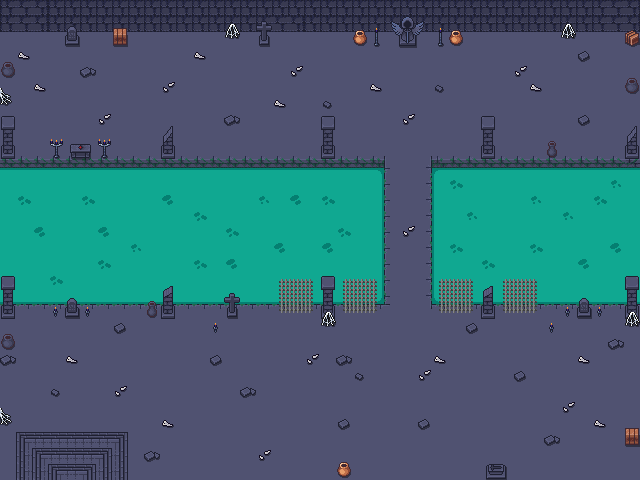

Below is a game level as drawn by its tile map, then a one-line description and the .tmx that defines it (tile-layer data replaced by summaries):
An orthogonal 40x30 tile map with 16x16 px tiles, 3 tile layers (Tile Layer 1, Tile Layer 2, Tile Layer 3), 9 tilesets and 31 objects.

<map version="1.10" tiledversion="1.11.2" orientation="orthogonal" renderorder="right-down" width="40" height="30" tilewidth="16" tileheight="16" infinite="0" nextlayerid="6" nextobjectid="40">
 <editorsettings>
  <export target="../../maps/dungeon_map_2.json" format="json" />
 </editorsettings>
 <tileset firstgid="1" name="Dungeon_2_Pillars" tilewidth="16" tileheight="16" tilecount="9" columns="3">
  <image source="Cute_Fantasy_Dungeons/Dungeon_2/Dungeon_2_Pillars.png" width="48" height="48" />
 </tileset>
 <tileset firstgid="10" name="Dungeon_2" tilewidth="16" tileheight="16" tilecount="156" columns="13">
  <image source="Cute_Fantasy_Dungeons/Dungeon_2/Dungeon_2.png" width="208" height="192" />
 </tileset>
 <tileset firstgid="166" name="Dungeon_2_Stairs" tilewidth="16" tileheight="16" tilecount="9" columns="3">
  <image source="Cute_Fantasy_Dungeons/Dungeon_2/Dungeon_2_Stairs.png" width="48" height="48" />
 </tileset>
 <tileset firstgid="175" name="Dungeon_2_Stairs_Down" tilewidth="16" tileheight="16" tilecount="1" columns="1">
  <image source="Cute_Fantasy_Dungeons/Dungeon_2/Dungeon_2_Stairs_Down.png" width="16" height="16" />
 </tileset>
 <tileset firstgid="176" name="Dungeon_2_Sewer_Tileset" tilewidth="16" tileheight="16" tilecount="65" columns="13">
  <image source="Cute_Fantasy_Dungeons/Dungeon_2/Dungeon_2_Sewer_Tileset.png" width="208" height="80" />
 </tileset>
 <tileset firstgid="241" name="Sewer_Water_Decor" tilewidth="16" tileheight="16" tilecount="3" columns="3">
  <image source="Cute_Fantasy_Dungeons/Objects/Sewer_Water_Decor.png" width="48" height="16" />
 </tileset>
 <tileset firstgid="244" name="Small_Wooden_Bridge" tilewidth="16" tileheight="16" tilecount="5" columns="5">
  <image source="Cute_Fantasy_Dungeons/Objects/Small_Wooden_Bridge.png" width="80" height="16" />
 </tileset>
 <tileset firstgid="249" name="Metal_Grills" tilewidth="16" tileheight="16" tilecount="24" columns="6">
  <image source="Cute_Fantasy_Dungeons/Objects/Metal_Grills.png" width="96" height="64" />
 </tileset>
 <tileset firstgid="273" name="Dungeon_Objects" tilewidth="16" tileheight="16" tilecount="54" columns="9">
  <image source="Cute_Fantasy_Dungeons/Objects/Dungeon_Objects.png" width="144" height="96" />
 </tileset>
 <layer id="1" name="Tile Layer 1" width="40" height="30">
  <data>[1200 cells, 1200 non-empty, 37 distinct tile ids]</data>
 </layer>
 <layer id="2" name="Tile Layer 2" width="40" height="30">
  <data>[1200 cells, 95 non-empty, 21 distinct tile ids]</data>
 </layer>
 <layer id="3" name="Tile Layer 3" width="40" height="30">
  <data>[1200 cells, 110 non-empty, 38 distinct tile ids]</data>
 </layer>
 <objectgroup id="4" name="collision">
  <object id="1" x="2" y="1" width="638" height="13" />
  <object id="2" x="6.5" y="127.5" width="2" height="27" />
  <object id="3" x="167" y="143" width="3" height="10" />
  <object id="4" x="327.5" y="132.5" width="2" height="18" />
  <object id="5" x="487" y="133.5" width="3.5" height="18" />
  <object id="6" x="630.5" y="145" width="5" height="8" />
  <object id="7" x="632" y="295.5" width="2" height="15" />
  <object id="8" x="486" y="301.5" width="4" height="12" />
  <object id="9" x="328.5" y="294.5" width="1" height="19.5" />
  <object id="10" x="167.5" y="301.5" width="1.5" height="11" />
  <object id="11" x="8" y="292.5" width="1.5" height="19" />
  <object id="12" x="406.5" y="33.5" width="2" height="9.5" />
  <object id="13" x="374.5" y="38" width="4" height="7" />
  <object id="14" x="263" y="35.5" width="3.5" height="6" />
  <object id="15" x="70" y="36.5" width="5.5" height="6" />
  <object id="16" x="118.5" y="38.5" width="4" height="4.5" />
  <object id="17" x="439" y="41" width="3" height="4.5" />
  <object id="18" x="583" y="307" width="3.5" height="7" />
  <object id="19" x="631" y="435.5" width="4" height="7.5" />
  <object id="20" x="491" y="471" width="13" height="3.5" />
  <object id="23" x="69" y="309.5" width="5" height="5" />
  <object id="24" x="231" y="309.5" width="2.5" height="4.5" />
  <object id="25" x="72.5" y="154" width="14.5" height="3" />
  <object id="33" x="4.66667" y="173.333" width="363.333" height="4" />
  <object id="34" x="444" y="172" width="182.667" height="3.33333" />
  <object id="35" x="2" y="276" width="360" height="3.33333" />
  <object id="36" x="362.667" y="182.667" width="4.66667" height="84.6667" />
  <object id="37" x="444" y="180.667" width="3.33333" height="92" />
  <object id="38" x="454" y="271.333" width="174" height="3.33333" />
  <object id="39" x="548.667" y="276" width="68.6667" height="7.33333" />
 </objectgroup>
 <objectgroup id="5" name="interact">
  <object id="26" x="55.5" y="473" width="31.5" height="5">
   <properties>
    <property name="spawn_x" type="float" value="78" />
    <property name="spawn_y" type="float" value="65" />
    <property name="target_map" value="dungeon_map_1.json" />
   </properties>
  </object>
 </objectgroup>
</map>
